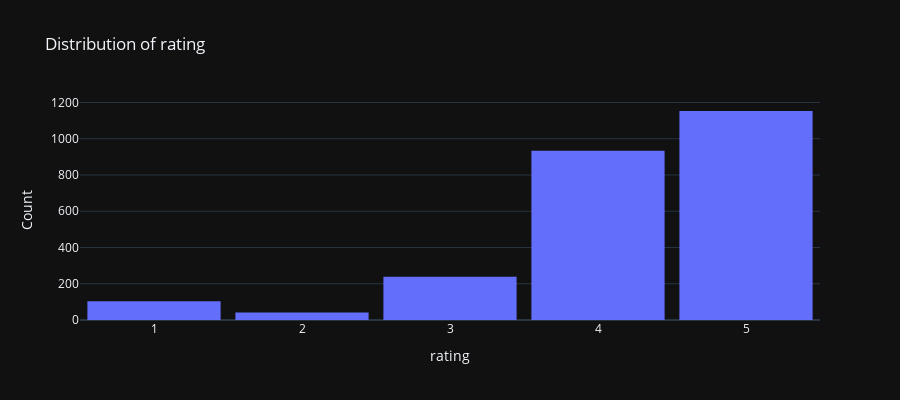

This figure's notebook cell:
### Markdown cell above
### The pie chart visually highlights the largest size of computing-accessories and mobile-accessories but kitchen-appliances (0.59%) is nearly invisible

### Code cell
fig = px.histogram(
    df,
    x='rating',
    nbins=5,
    title="Distribution of rating",
    template='plotly_dark'
)

fig.update_layout(
    xaxis_title='rating',
    yaxis_title='Count',
    height=400,
    bargap=0.1
)

fig.show()

### Figure 1 — Plotly figure (JSON) as saved in the notebook; plotly's stock layout.template omitted (floating-point values rounded to 4 significant figures; data arrays with more than 128 entries replaced by an {"elided": "..."} marker saying what was removed)
{"data": [{"bingroup": "x", "hovertemplate": "rating=%{x}<br>count=%{y}<extra></extra>", "legendgroup": "", "marker": {"color": "#636efa", "pattern": {"shape": ""}}, "name": "", "nbinsx": 5, "orientation": "v", "showlegend": false, "type": "histogram", "x": {"elided": "6729 float values"}, "xaxis": "x", "yaxis": "y"}], "layout": {"bargap": 0.1, "barmode": "relative", "height": 400, "legend": {"tracegroupgap": 0}, "title": {"text": "Distribution of rating"}, "xaxis": {"anchor": "y", "domain": [0, 1], "title": {"text": "rating"}}, "yaxis": {"anchor": "x", "domain": [0, 1], "title": {"text": "Count"}}}}
